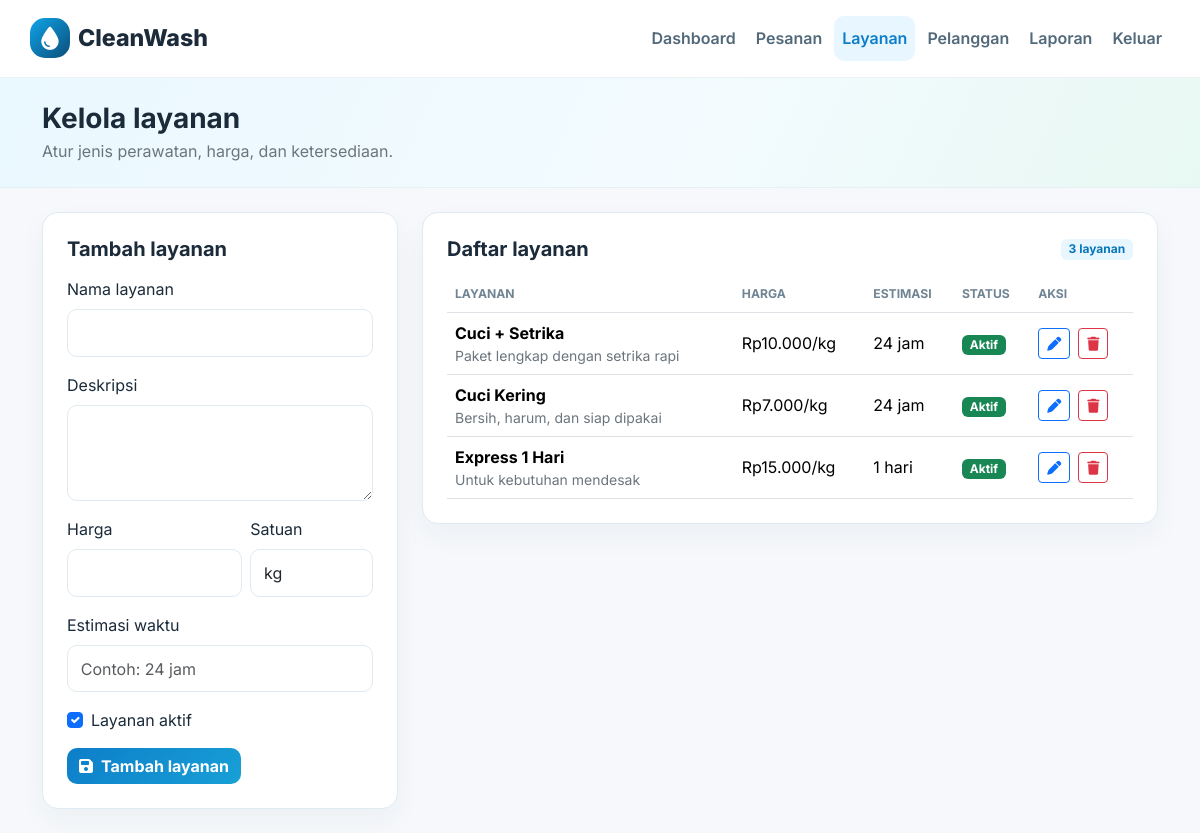
Screenshot of /admin/services.php (signed in) with the database file from the repository.
### tables this page shows
CREATE TABLE IF NOT EXISTS services (
    id INT AUTO_INCREMENT PRIMARY KEY,
    name VARCHAR(150) NOT NULL,
    description TEXT,
    price DECIMAL(12,2) NOT NULL DEFAULT 0.00,
    unit VARCHAR(50) NOT NULL DEFAULT 'kg',
    is_active TINYINT(1) NOT NULL DEFAULT 1,
    estimated_time VARCHAR(50) DEFAULT NULL,
    created_at TIMESTAMP DEFAULT CURRENT_TIMESTAMP,
    updated_at TIMESTAMP DEFAULT CURRENT_TIMESTAMP ON UPDATE CURRENT_TIMESTAMP
);

### config/auth.php (called while the page is built, shortened)
<?php
function appBasePath(): string
{
    $scriptPath = $_SERVER['SCRIPT_NAME'] ?? '/';
    $routeDirs = ['/admin', '/customer', '/pages', '/config'];
    foreach ($routeDirs as $routeDir) {
        $routePos = strrpos($scriptPath, $routeDir . '/');
        if ($routePos !== false) {
            return substr($scriptPath, 0, $routePos);
        }
    }
    $basePath = rtrim(dirname($scriptPath), '/\\');
    return $basePath === '.' || $basePath === '/' ? '' : $basePath;
}
function encodeUrlPath(string $path): string
{
    $parts = parse_url($path);
    $segments = explode('/', $parts['path'] ?? $path);
    foreach ($segments as $index => $segment) {
        if ($segment === '' || $segment === '.') {
            continue;
        }
        $segments[$index] = rawurlencode(rawurldecode($segment));
    }
    $encodedPath = implode('/', $segments);
    if (isset($parts['query'])) {
        $encodedPath .= '?' . $parts['query'];
    }
    return $encodedPath;
}
function appUrlPath(string $path): string
{
    $basePath = appBasePath();
    $relativePath = '/' . ltrim($path, '/');
    return encodeUrlPath($basePath . $relativePath);
}

### admin/services.php (the view, shortened to what this page needs)
<?php
require_once __DIR__ . '/_auth.php';
require_once __DIR__ . '/_layout.php';
$formValues = ['name' => '', 'description' => '', 'price' => '', 'unit' => 'kg', 'estimated_time' => '', 'is_active' => 1];
$editingId = filter_input(INPUT_GET, 'edit', FILTER_VALIDATE_INT) ?: 0;
$services = $pdo->query('SELECT s.*, (SELECT COUNT(*) FROM orders o WHERE o.service_id = s.id) AS order_count FROM services s ORDER BY s.is_active DESC, s.name ASC')->fetchAll();
renderAdminHeader('services', 'Kelola Layanan');
?>
<section class="page-heading py-4"><div class="container d-flex justify-content-between gap-3"><div><h1 class="h3 fw-bold mb-1">Kelola layanan</h1><p class="text-secondary mb-0">Atur jenis perawatan, harga, dan ketersediaan.</p></div></div></section>
<div class="container py-4">
    <div class="row g-4">
        <div class="col-lg-4"><section class="panel p-4"><h2 class="h5 fw-bold mb-3"><?= $editingId ? 'Ubah layanan' : 'Tambah layanan' ?></h2>
            <form method="post">
                <div class="mb-3"><label class="form-label" for="name">Nama layanan</label><input class="form-control" id="name" name="name" maxlength="150" required value="<?= htmlspecialchars((string) $formValues['name']) ?>"></div>
                <div class="mb-3"><label class="form-label" for="description">Deskripsi</label><textarea class="form-control" id="description" name="description" rows="3"><?= htmlspecialchars((string) ($formValues['description'] ?? '')) ?></textarea></div>
                <div class="row g-2"><div class="col-7 mb-3"><label class="form-label" for="price">Harga</label><input class="form-control" id="price" name="price" type="number" min="0" step="0.01" required value="<?= htmlspecialchars((string) $formValues['price']) ?>"></div><div class="col-5 mb-3"><label class="form-label" for="unit">Satuan</label><input class="form-control" id="unit" name="unit" maxlength="50" required value="<?= htmlspecialchars((string) $formValues['unit']) ?>"></div></div>
                <div class="mb-3"><label class="form-label" for="estimated_time">Estimasi waktu</label><input class="form-control" id="estimated_time" name="estimated_time" maxlength="50" value="<?= htmlspecialchars((string) ($formValues['estimated_time'] ?? '')) ?>" placeholder="Contoh: 24 jam"></div>
                <div class="form-check mb-3"><input class="form-check-input" type="checkbox" name="is_active" id="is_active" value="1" <?= (int) $formValues['is_active'] === 1 ? 'checked' : '' ?>><label class="form-check-label" for="is_active">Layanan aktif</label></div>
                <button class="btn btn-primary" type="submit"><i class="fa-solid fa-floppy-disk me-2"></i><?= $editingId ? 'Simpan perubahan' : 'Tambah layanan' ?></button>
            </form>
        </section></div>
        <div class="col-lg-8"><section class="panel p-3 p-lg-4"><div class="d-flex justify-content-between align-items-center mb-3"><h2 class="h5 fw-bold mb-0">Daftar layanan</h2><span class="badge badge-soft"><?= count($services) ?> layanan</span></div>
            <div class="table-responsive"><table class="table align-middle"><thead><tr><th>Layanan</th><th>Harga</th><th>Estimasi</th><th>Status</th><th>Aksi</th></tr></thead><tbody>
                <?php foreach ($services as $service): ?><tr>
                    <td><strong><?= htmlspecialchars($service['name']) ?></strong><small class="d-block text-secondary"><?= htmlspecialchars((string) $service['description']) ?></small></td>
                    <td>Rp<?= number_format((float) $service['price'], 0, ',', '.') ?>/<?= htmlspecialchars($service['unit']) ?></td><td><?= htmlspecialchars((string) ($service['estimated_time'] ?? '-')) ?></td>
                    <td><span class="badge <?= $service['is_active'] ? 'text-bg-success' : 'text-bg-secondary' ?>"><?= $service['is_active'] ? 'Aktif' : 'Nonaktif' ?></span></td>
                    <td><div class="d-flex gap-2"><a class="btn btn-sm btn-outline-primary" href="<?= htmlspecialchars(appUrlPath('/admin/services.php?edit=' . (int) $service['id'])) ?>" aria-label="Ubah layanan"><i class="fa-solid fa-pen"></i></a><form method="post" onsubmit="return confirm('Hapus atau nonaktifkan layanan ini?')"><button class="btn btn-sm btn-outline-danger" type="submit" aria-label="Hapus layanan"><i class="fa-solid fa-trash"></i></button></form></div></td>
                </tr><?php endforeach; ?>
            </tbody></table></div>
        </section></div>
    </div>
</div>
<?php renderAdminFooter(); ?>

### admin/_layout.php (shortened to what this page needs)
<?php
function renderAdminHeader(string $activePage, string $pageTitle): void
{
    ?>
    <!DOCTYPE html>
    <html lang="id">
    <head>
        <link href="https://cdn.jsdelivr.net/npm/bootstrap@5.3.3/dist/css/bootstrap.min.css" rel="stylesheet">
        <link rel="stylesheet" href="https://cdnjs.cloudflare.com/ajax/libs/font-awesome/6.5.2/css/all.min.css">
    </head>
    <body>
        <header class="admin-header">
            <nav class="navbar navbar-expand-lg container py-3">
                <a class="brand d-flex align-items-center gap-2" href="<?= htmlspecialchars(appUrlPath('/admin/dashboard.php')) ?>"><span class="brand-mark"><i class="fa-solid fa-droplet"></i></span>CleanWash</a>
                <div class="collapse navbar-collapse" id="adminNavigation">
                    <div class="navbar-nav ms-auto gap-lg-1 mt-3 mt-lg-0">
                        <a class="nav-link <?= $activePage === 'dashboard' ? 'active' : '' ?>" href="<?= htmlspecialchars(appUrlPath('/admin/dashboard.php')) ?>">Dashboard</a>
                        <a class="nav-link <?= $activePage === 'orders' ? 'active' : '' ?>" href="<?= htmlspecialchars(appUrlPath('/admin/orders.php')) ?>">Pesanan</a>
                        <a class="nav-link <?= $activePage === 'services' ? 'active' : '' ?>" href="<?= htmlspecialchars(appUrlPath('/admin/services.php')) ?>">Layanan</a>
                        <a class="nav-link <?= $activePage === 'customers' ? 'active' : '' ?>" href="<?= htmlspecialchars(appUrlPath('/admin/customers.php')) ?>">Pelanggan</a>
                        <a class="nav-link <?= $activePage === 'reports' ? 'active' : '' ?>" href="<?= htmlspecialchars(appUrlPath('/admin/reports.php')) ?>">Laporan</a>
                        <a class="nav-link" href="<?= htmlspecialchars(appUrlPath('/pages/logout.php')) ?>">Keluar</a>
                    </div>
                </div>
            </nav>
        </header>
        <main>
    <?php
}
function renderAdminFooter(): void
{
    ?>
        </main>
    </body>
    </html>
    <?php
}

### admin/_layout.php (style rules this page uses)
:root { --primary: #0d7ec9; --primary-dark: #0c4d79; --text: #1b2b3a; --muted: #5f7181; --bg: #f6f8fb; --border: #dfeaf1; }
body { margin: 0; background: var(--bg); color: var(--text); font-family: Inter, sans-serif; }
a { text-decoration: none; }
.admin-header { background: rgba(255,255,255,.97); border-bottom: 1px solid rgba(15,85,124,.08); }
.brand { color: var(--text); font-size: 1.45rem; font-weight: 800; }
.brand-mark { width: 40px; height: 40px; display: inline-grid; place-items: center; border-radius: 15px; background: linear-gradient(135deg,#0ea5e9,var(--primary-dark)); color: #fff; }
.navbar-nav .nav-link { color: #52697a; font-weight: 600; border-radius: 10px; padding: .65rem .85rem; }
.navbar-nav .nav-link:hover, .navbar-nav .nav-link.active { color: var(--primary); background: #e8f6ff; }
main { min-height: calc(100vh - 74px); }
.page-heading { background: linear-gradient(115deg,#eaf8ff 0%,#f3fbff 58%,#e8f8f2 100%); border-bottom: 1px solid #e5f0f3; }
.panel { background: #fff; border: 1px solid var(--border); border-radius: 16px; box-shadow: 0 12px 28px rgba(16,62,89,.045); }
.form-control, .form-select { border-color: var(--border); border-radius: 10px; padding: .68rem .8rem; }
.btn-primary { background: linear-gradient(135deg,var(--primary),#18a0d6); border: 0; border-radius: 10px; font-weight: 700; }
.table { margin-bottom: 0; }
.table th { color: #708494; font-size: .76rem; font-weight: 700; text-transform: uppercase; }
.table td { vertical-align: middle; }
.badge-soft { background: #e8f6ff; color: #0877b9; }

### rows the page displays
services: name "Cuci + Setrika", description "Paket lengkap dengan setrika rapi", price "10.000", unit "kg", estimated_time "24 jam", is_active "Aktif"
services: name "Cuci Kering", description "Bersih, harum, dan siap dipakai", price "7.000", unit "kg", estimated_time "24 jam", is_active "Aktif"
services: name "Express 1 Hari", description "Untuk kebutuhan mendesak", price "15.000", unit "kg", estimated_time "1 hari", is_active "Aktif"

### other values shown
count($services) "3"
